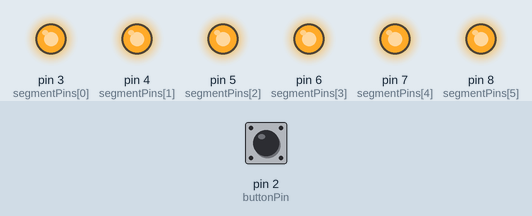
The sketch below on a simulated Arduino Uno, built with avr-gcc and run on an emulated ATmega328P. Parts: output pins drawn as LEDs (lit = HIGH). The test bench sets the inputs (shaded band); at power-on: pin 2 (buttonPin) LOW.

Above: at 1.2 s.
1.3 s: pin 2 (buttonPin) pulled HIGH for 0.15 s
At 4.3 s:
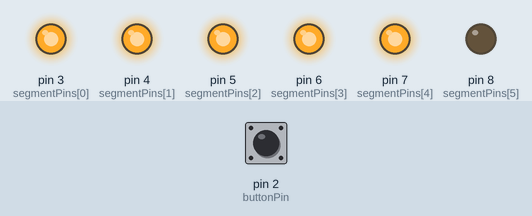
4.4 s: pin 2 (buttonPin) pulled HIGH for 1 s
At 5.14 s:
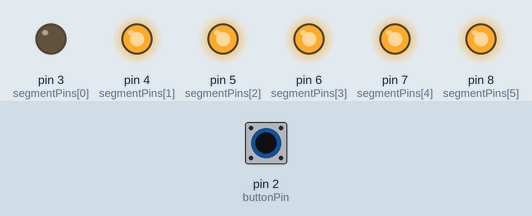
8.4 s: pin 2 (buttonPin) pulled HIGH for 3.2 s
At 9.64 s:
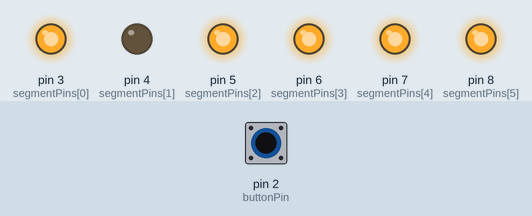
Timing chart, 0 to 12.9 s (numbered marks = the images above; inputs shaded):
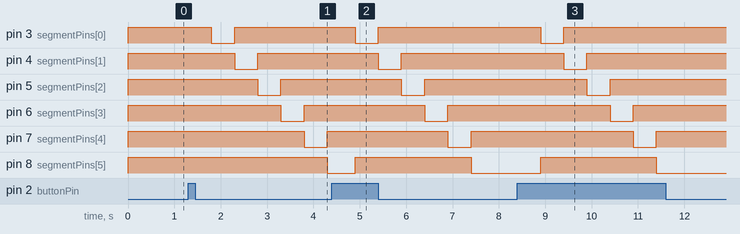

Measured:
- after the input at 1.3 s, pin 3 (segmentPins[0]): HIGH → LOW after 0.50 s, → HIGH 0.50 s later; pin 4 (segmentPins[1]): HIGH → LOW after 1.0 s, → HIGH 0.50 s later
- after the input at 4.4 s, pin 3 (segmentPins[0]): HIGH → LOW after 0.50 s, → HIGH 0.50 s later; pin 4 (segmentPins[1]): HIGH → LOW after 1.0 s, → HIGH 0.50 s later
- after the input at 8.4 s, pin 3 (segmentPins[0]): HIGH → LOW after 0.50 s, → HIGH 0.50 s later; pin 4 (segmentPins[1]): HIGH → LOW after 1.0 s, → HIGH 0.50 s later

The sketch:

5-1-7Segment_Round.ino
```cpp
// 定義連接到七段顯示器的腳位
const int segmentPins[] = {3, 4, 5, 6, 7, 8}; // 假設這些是外圍LED的連接腳位
const int buttonPin = 2; // 按鈕連接的腳位
int buttonState = 0; // 按鈕的狀態
int lastButtonState = 0; // 最後一次讀取的按鈕狀態
bool startSequence = false; // 是否開始點亮LED的序列
unsigned long lastLEDChangeTime = 0; // 上一次改變LED狀態的時間
const long interval = 500; // LED改變的間隔時間，以毫秒計
int currentLED = -1; // 當前亮起的LED，初始為-1表示沒有LED亮

void setup() {
  // 初始化七段顯示器的腳位為輸出
  for (int i = 0; i < 6; i++) {
    pinMode(segmentPins[i], OUTPUT);
    digitalWrite(segmentPins[i], HIGH); // 將所有LED先設置為熄滅狀態（共陰極配置）
  }

  // 初始化按鈕腳位為輸入
  pinMode(buttonPin, INPUT);
}

void loop() {
  // 讀取按鈕的狀態
  int reading = digitalRead(buttonPin);

  // 檢查按鈕是否被按下（從未按到按）
  if (reading != lastButtonState) {
    if (reading == HIGH) {
      startSequence = true;
      lastLEDChangeTime = millis(); // 重置計時器
      currentLED = -1; // 重置當前LED
    }
  }
  lastButtonState = reading; // 更新按鈕狀態

  // 如果啟動了LED點亮序列
  if (startSequence) {
    unsigned long currentMillis = millis();

    // 檢查是否達到了點亮下一個LED的時間
    if (currentMillis - lastLEDChangeTime >= interval) {
      lastLEDChangeTime = currentMillis; // 保存當前時間

      // 移到下一個LED
      currentLED = (currentLED + 1) % 6;

      // 先將所有LED熄滅
      for (int i = 0; i < 6; i++) {
        digitalWrite(segmentPins[i], HIGH); // 共陰極配置，設為HIGH熄滅
      }

      // 然後點亮當前的LED
      digitalWrite(segmentPins[currentLED], LOW); // 共陰極配置，設為LOW點亮

      // 如果所有LED都已經點亮過，結束序列
      if (currentLED == 5) {
        startSequence = false;
      }
    }
  }
}
```
